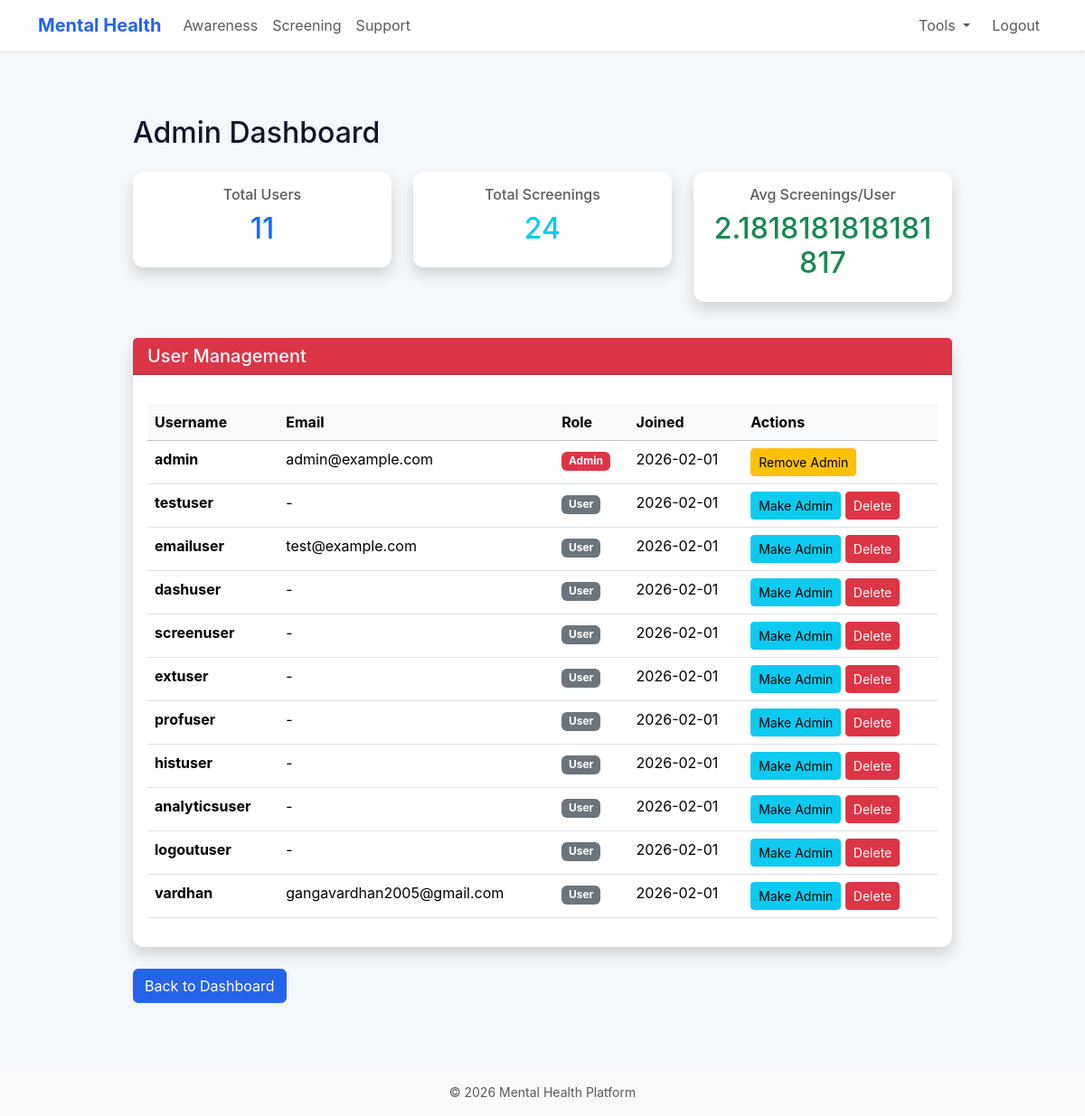
The page /admin (signed in) on the database its author committed.
### models.py (models this page shows, shortened)
class User(Base, UserMixin):
    __tablename__ = 'users'
    id = Column(Integer, primary_key=True)
    username = Column(String(120), unique=True, nullable=False)
    email = Column(String(120), unique=True, nullable=True)
    password = Column(String(255), nullable=False)
    role = Column(String(50), default='user', nullable=False)  # 'user' or 'admin'
    created_at = Column(DateTime, default=datetime.utcnow)
    updated_at = Column(DateTime, default=datetime.utcnow, onupdate=datetime.utcnow)
    bio = Column(Text, nullable=True)
    preferences = Column(Text, nullable=True)  # JSON string for user preferences
    screenings = relationship('Screening', back_populates='user', cascade='all, delete-orphan')
    coping_logs = relationship('CopingLog', back_populates='user', cascade='all, delete-orphan')
    def is_admin(self):
        return self.role == 'admin'

### app.py (the view)
@app.route('/admin')
@admin_required
def admin_dashboard():
    session = SessionLocal()
    try:
        total_users = session.query(User).count()
        total_screenings = session.query(Screening).count()
        users = session.query(User).all()
        return render_template('admin_dashboard.html',
                             total_users=total_users,
                             total_screenings=total_screenings,
                             users=users)
    finally:
        session.close()

### app.py (called while the page is built)
@login_manager.user_loader
def load_user(user_id):
    session = SessionLocal()
    try:
        user = session.query(User).filter(User.id == int(user_id)).first()
        return user
    except:
        return None
    finally:
        session.close()

@app.context_processor
def inject_user():
    return dict(current_user=current_user)

def admin_required(f):
    @wraps(f)
    def decorated_function(*args, **kwargs):
        if not current_user.is_authenticated or not current_user.is_admin():
            flash('Admin access required.', 'danger')
            return redirect(url_for('index'))
        return f(*args, **kwargs)
    return decorated_function

### templates/admin_dashboard.html (shortened to what this page needs)
{% extends "base.html" %}
{% block content %}
<div class="container my-5">
  <div class="row">
    <div class="col-md-10 offset-md-1">
      <h2 class="mb-4">Admin Dashboard</h2>
      <div class="row mb-4">
        <div class="col-md-4 mb-3">
          <div class="card text-center shadow">
            <div class="card-body">
              <h6 class="text-muted">Total Users</h6>
              <h2 class="text-primary">{{ total_users }}</h2>
            </div>
          </div>
        </div>
        <div class="col-md-4 mb-3">
          <div class="card text-center shadow">
            <div class="card-body">
              <h6 class="text-muted">Total Screenings</h6>
              <h2 class="text-info">{{ total_screenings }}</h2>
            </div>
          </div>
        </div>
        <div class="col-md-4 mb-3">
          <div class="card text-center shadow">
            <div class="card-body">
              <h6 class="text-muted">Avg Screenings/User</h6>
              <h2 class="text-success">{{ (total_screenings / total_users) if total_users > 0 else 0 | round(2) }}</h2>
            </div>
          </div>
        </div>
      </div>
      <div class="card shadow">
        <div class="card-header bg-danger text-white">
          <h5 class="mb-0">User Management</h5>
        </div>
        <div class="card-body">
          <div class="table-responsive">
            <table class="table table-hover">
              <thead class="table-light">
                <tr>
                  <th>Username</th>
                  <th>Email</th>
                  <th>Role</th>
                  <th>Joined</th>
                  <th>Actions</th>
                </tr>
              </thead>
              <tbody>
                {% for user in users %}
                <tr>
                  <td><strong>{{ user.username }}</strong></td>
                  <td>{{ user.email or '-' }}</td>
                  <td>
                    {% if user.is_admin() %}
                      <span class="badge bg-danger">Admin</span>
                    {% else %}
                      <span class="badge bg-secondary">User</span>
                    {% endif %}
                  </td>
                  <td>{{ user.created_at.strftime('%Y-%m-%d') }}</td>
                  <td>
                    <form method="POST" style="display: inline;">
                      <button type="submit" formaction="/admin/users/{{ user.id }}/toggle-admin"
                              class="btn btn-sm {% if user.is_admin() %}btn-warning{% else %}btn-info{% endif %}">
                        {% if user.is_admin() %}Remove Admin{% else %}Make Admin{% endif %}
                      </button>
                      {% if user.id != current_user.id %}
                        <button type="submit" formaction="/admin/users/{{ user.id }}/delete"
                                class="btn btn-sm btn-danger"
                                onclick="return confirm('Are you sure?')">
                          Delete
                        </button>
                      {% endif %}
                    </form>
                  </td>
                </tr>
                {% endfor %}
              </tbody>
            </table>
          </div>
        </div>
      </div>
      <div class="mt-4">
        <a href="/dashboard" class="btn btn-primary">Back to Dashboard</a>
      </div>
    </div>
  </div>
</div>
{% endblock %}

### templates/base.html (shortened to what this page needs)
<!doctype html>
<html lang="en">
<head>
  <link href="https://cdn.jsdelivr.net/npm/bootstrap@5.3.2/dist/css/bootstrap.min.css" rel="stylesheet">
  <link rel="stylesheet" href="{{ url_for('static', filename='style.css') }}">
</head>
<body class="d-flex flex-column min-vh-100">
  <nav class="navbar navbar-expand-lg navbar-light bg-white shadow-sm">
    <div class="container">
      <a class="navbar-brand fw-bold" href="/">Mental Health</a>
      <div class="collapse navbar-collapse" id="navbarNav">
        <ul class="navbar-nav me-auto mb-2 mb-lg-0">
          <li class="nav-item"><a class="nav-link" href="/awareness">Awareness</a></li>
          <li class="nav-item"><a class="nav-link" href="/screening">Screening</a></li>
          <li class="nav-item"><a class="nav-link" href="/support">Support</a></li>
        </ul>
        <ul class="navbar-nav">
          {% if current_user.is_authenticated %}
            <li class="nav-item dropdown">
              <a class="nav-link dropdown-toggle" href="#" id="navbarDropdown" role="button" data-bs-toggle="dropdown" aria-expanded="false">
                Tools
              </a>
            </li>
            <li class="nav-item"><a class="nav-link btn btn-outline-danger ms-2" href="/logout">Logout</a></li>
          {% else %}
            <li class="nav-item"><a class="nav-link" href="/login">Login</a></li>
            <li class="nav-item"><a class="nav-link btn btn-primary ms-2 text-white" href="/register">Register</a></li>
          {% endif %}
        </ul>
      </div>
    </div>
  </nav>
  <main class="container py-4">
    {% block content %}{% endblock %}
  </main>
  <footer class="bg-light mt-auto py-3">
    <div class="container text-center small text-muted">© 2026 Mental Health Platform</div>
  </footer>
</body>
</html>

### static/style.css (style rules this page uses)
:root { --brand: #2563eb; --muted: #6b7280; --bg: #f4f8fb; --card: #ffffff; }
* { box-sizing: border-box; }
html, body { height: 100%; }
body { font-family: "Inter", system-ui, -apple-system, "Segoe UI", Roboto, "Helvetica Neue", Arial, "Noto Sans", "Liberation Sans", sans-serif; background: var(--bg); color: #0f172a; -webkit-font-smoothing: antialiased; -moz-osx-font-smoothing: grayscale; }
a { text-decoration: none; }
.navbar-brand { color: var(--brand); }
.card { background: var(--card); border: 0; border-radius: 12px; box-shadow: 0 6px 18px rgba(16,24,40,0.06); }
.btn-primary { background-color: var(--brand); border-color: var(--brand); }
footer { background: transparent; }
.table-responsive { margin-top: 1rem; }

### rows shown on the page
User: username "admin", email "admin@example.com", role "Admin", created_at "2026-02-01"
User: username "testuser", email "-", role "User", created_at "2026-02-01"
User: username "emailuser", email "test@example.com", role "User", created_at "2026-02-01"
User: username "dashuser", email "-", role "User", created_at "2026-02-01"
User: username "screenuser", email "-", role "User", created_at "2026-02-01"
User: username "extuser", email "-", role "User", created_at "2026-02-01"
User: username "profuser", email "-", role "User", created_at "2026-02-01"
User: username "histuser", email "-", role "User", created_at "2026-02-01"
User: username "analyticsuser", email "-", role "User", created_at "2026-02-01"
User: username "logoutuser", email "-", role "User", created_at "2026-02-01"
User: username "vardhan", email "gangavardhan2005@gmail.com", role "User", created_at "2026-02-01"

### other values the page prints
{{ total_users }} "11"
{{ total_screenings }} "24"
{{ (total_screenings / total_users) if total_users > 0 else 0 | round(2) }} "2.1818181818181817"
